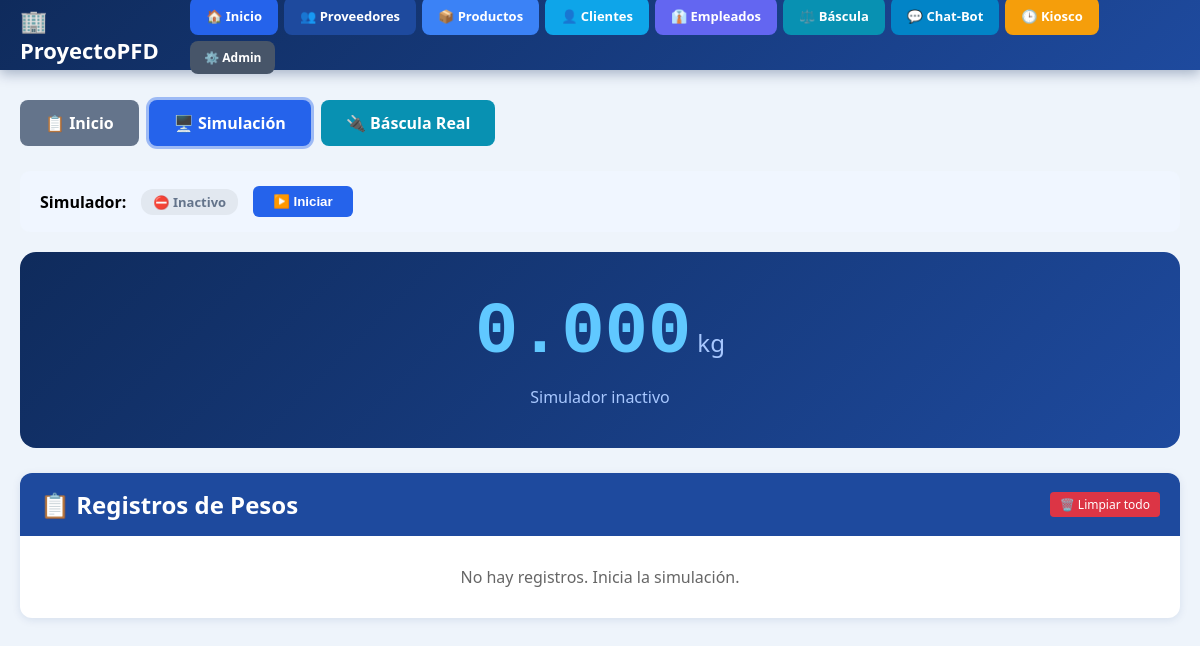
The page /bascula/simular/ on the database as committed earlier.
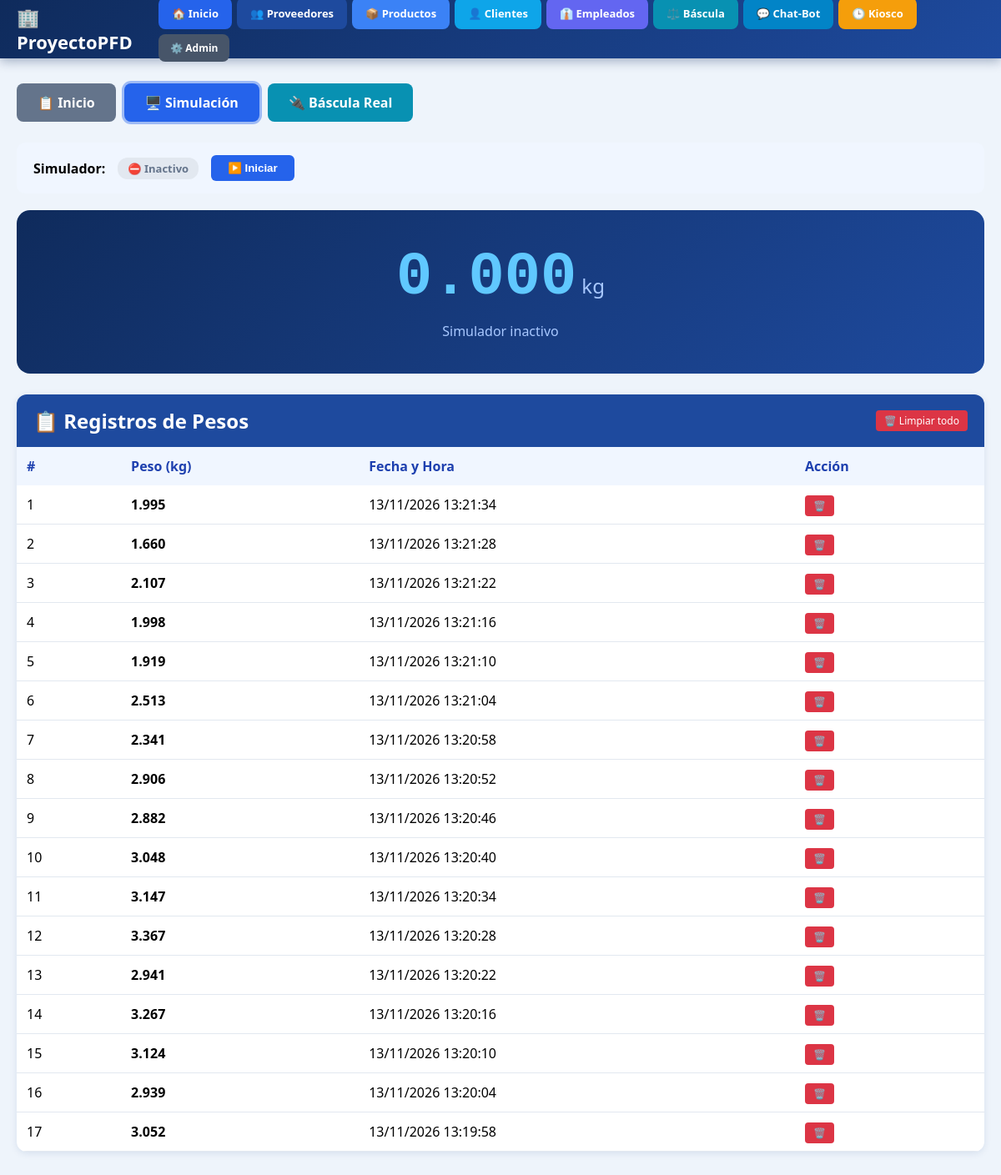
The same page on the database as committed later.
### Bascula/models.py (models this page shows, shortened)
class RegistroPeso(models.Model):
    peso = models.DecimalField(max_digits=10, decimal_places=3, verbose_name="Peso (kg)")
    unidad = models.CharField(max_length=10, default="kg")
    observaciones = models.TextField(blank=True, null=True)
    fecha_registro = models.DateTimeField(auto_now_add=True)
    activo = models.BooleanField(default=True)
    class Meta:
        verbose_name = "Registro de peso"
        verbose_name_plural = "Registros de pesos"
        ordering = ['-fecha_registro']

### Bascula/views.py (the view)
# urls.py: path('simular/', views.modo_simulacion, name='modo_simulacion'),
def modo_simulacion(request):
    registros = RegistroPeso.objects.all()[:100]
    peso_actual = simulador.obtener_peso() if simulador.is_connected else None
    return render(request, 'Bascula/simulacion.html', {
        'registros': registros,
        'simulador_activo': simulador.is_connected,
        'peso_actual': peso_actual,
        'seccion': 'simulacion'
    })

### Bascula/templates/Bascula/simulacion.html (shortened to what this page needs)
{% extends 'base.html' %}
{% block contenido %}
<div class="tabs">
    <a href="{% url 'bascula' %}" class="tab-btn tab-inicio">📋 Inicio</a>
    <a href="{% url 'modo_simulacion' %}" class="tab-btn tab-sim">🖥️ Simulación</a>
    <a href="{% url 'modo_real' %}" class="tab-btn tab-real">🔌 Báscula Real</a>
</div>
<div class="controls">
    <strong>Simulador:</strong>
    <span class="estado {% if simulador_activo %}activo{% else %}inactivo{% endif %}">
        {% if simulador_activo %}✅ Activo{% else %}⛔ Inactivo{% endif %}
    </span>
    <form method="post" action="{% if simulador_activo %}{% url 'desconectar_simulador' %}{% else %}{% url 'conectar_simulador' %}{% endif %}" style="display:inline;">
        <button type="submit" class="btn {% if simulador_activo %}btn-off{% else %}btn-on{% endif %}">
            {% if simulador_activo %}⏹️ Detener{% else %}▶️ Iniciar{% endif %}
        </button>
    </form>
</div>
<div class="display">
    <span class="valor">{{ peso_actual|default:"0.000" }}</span><span class="unidad"> kg</span>
    <div class="msg">{% if simulador_activo %}Generando pesos automáticamente...{% else %}Simulador inactivo{% endif %}</div>
</div>
<div class="tabla">
    <div class="head">
        <h2 style="margin:0;">📋 Registros de Pesos</h2>
        <a href="{% url 'limpiar_registros' %}" class="btn-del">🗑️ Limpiar todo</a>
    </div>
    {% if registros %}
    <table>
        <thead><tr><th>#</th><th>Peso (kg)</th><th>Fecha y Hora</th><th>Acción</th></tr></thead>
        <tbody>
            {% for r in registros %}
            <tr>
                <td>{{ forloop.counter }}</td>
                <td><strong>{{ r.peso }}</strong></td>
                <td>{{ r.fecha_registro|date:"d/m/Y H:i:s" }}</td>
                <td><a href="{% url 'eliminar_registro' r.id %}" class="btn-del">🗑️</a></td>
            </tr>
            {% endfor %}
        </tbody>
    </table>
    {% else %}
    <div style="padding: 30px; text-align: center; color: #666;">No hay registros. Inicia la simulación.</div>
    {% endif %}
</div>
{% endblock %}

Rows that differ between the two databases and show on the page:
added RegistroPeso: peso "1.995", fecha_registro "13/11/2026 13:21:34"
added RegistroPeso: peso "1.660", fecha_registro "13/11/2026 13:21:28"
added RegistroPeso: peso "2.107", fecha_registro "13/11/2026 13:21:22"
added RegistroPeso: peso "1.998", fecha_registro "13/11/2026 13:21:16"
added RegistroPeso: peso "1.919", fecha_registro "13/11/2026 13:21:10"
added RegistroPeso: peso "2.513", fecha_registro "13/11/2026 13:21:04"
added RegistroPeso: peso "2.341", fecha_registro "13/11/2026 13:20:58"
added RegistroPeso: peso "2.906", fecha_registro "13/11/2026 13:20:52"
added RegistroPeso: peso "2.882", fecha_registro "13/11/2026 13:20:46"
added RegistroPeso: peso "3.048", fecha_registro "13/11/2026 13:20:40"
added RegistroPeso: peso "3.147", fecha_registro "13/11/2026 13:20:34"
added RegistroPeso: peso "3.367", fecha_registro "13/11/2026 13:20:28"
added RegistroPeso: peso "2.941", fecha_registro "13/11/2026 13:20:22"
added RegistroPeso: peso "3.267", fecha_registro "13/11/2026 13:20:16"
added RegistroPeso: peso "3.124", fecha_registro "13/11/2026 13:20:10"
added RegistroPeso: peso "2.939", fecha_registro "13/11/2026 13:20:04"
added RegistroPeso: peso "3.052", fecha_registro "13/11/2026 13:19:58"
Other text that changed with them:
text no longer shown: "No hay registros. Inicia la simulación."
text now shown: "# Peso (kg) Fecha y Hora Acción"
